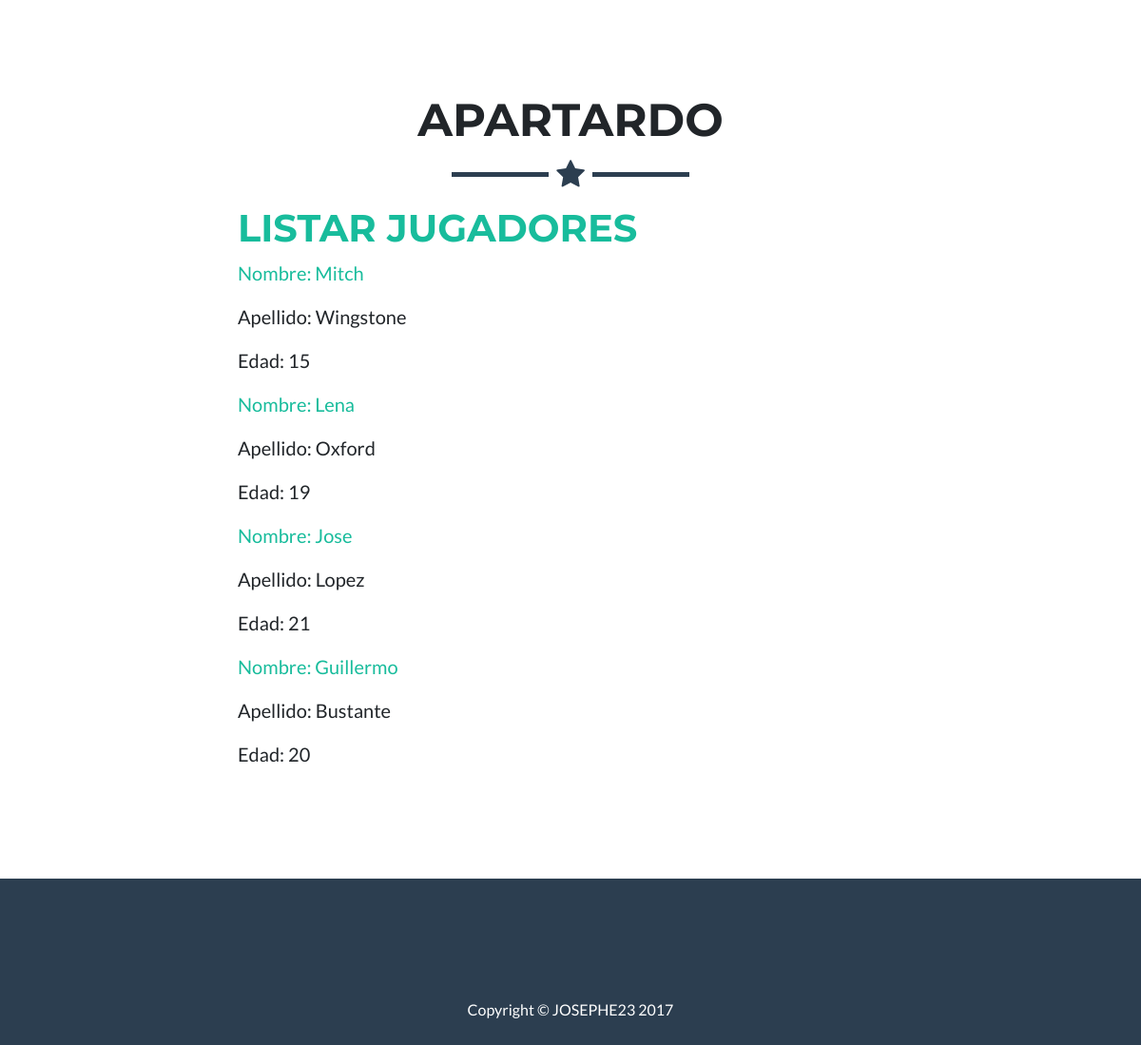
Page /jugador/lista/ (lower part) on the earlier database version.
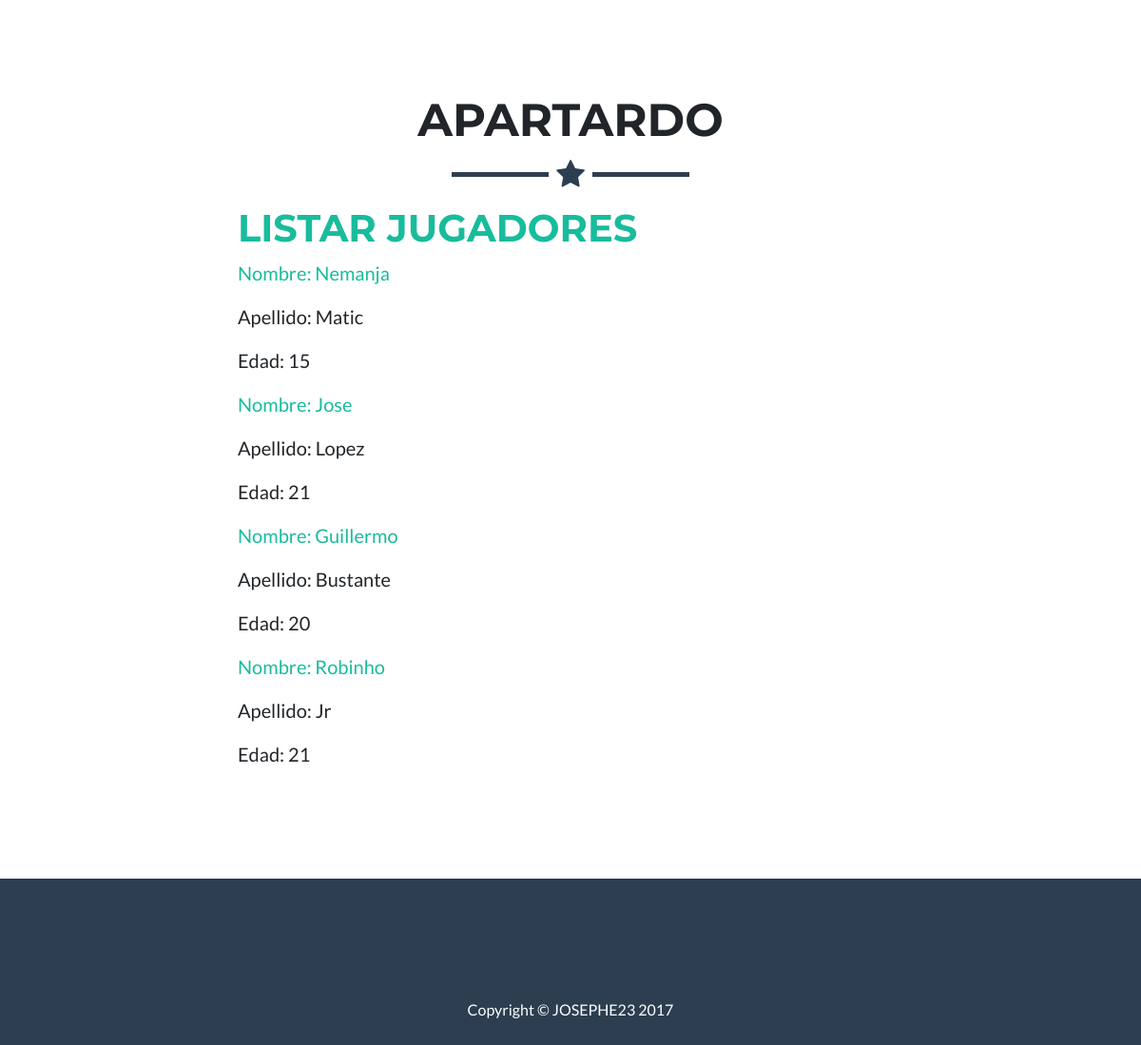
Same page on the later database version.
### equipos/models.py (models this page shows, shortened)
class Jugador(models.Model):
    nombre  =   models.CharField(max_length=30)
    apellido  =   models.CharField(max_length=30)
    edad = models.IntegerField()

### equipos/views.py (the view)
# urls.py: url(r'^jugador/lista/$', views.jugador_listar, name = 'jugador_listar'),
def jugador_listar(request):
    jugador = Jugador.objects.all()
    return render(request, 'equipos/jugador_listar.html', {'jugador':jugador})

### equipos/templates/equipos/jugador_listar.html
{% extends 'equipos/base.html' %}
{% block content %}
<div>
  <h1><a href="/">Listar Jugadores</a></h1>
</div>
  {% for post in jugador %}
    <div>
      <p><a href="{% url 'jugador_detalle' pk=post.pk %}">Nombre: {{ post.nombre|linebreaksbr }}</p></a>
      <p>Apellido: {{ post.apellido|linebreaksbr }}</p>
      <p>Edad: {{ post.edad }}</p>
    </div>
  {% endfor %}
{% endblock %}

Differences in the rows shown:
removed Jugador: nombre "Lena", apellido "Oxford", edad "19"
changed Jugador: nombre "Mitch" → "Nemanja"; apellido "Wingstone" → "Matic"
added Jugador: nombre "Robinho", apellido "Jr", edad "21"
